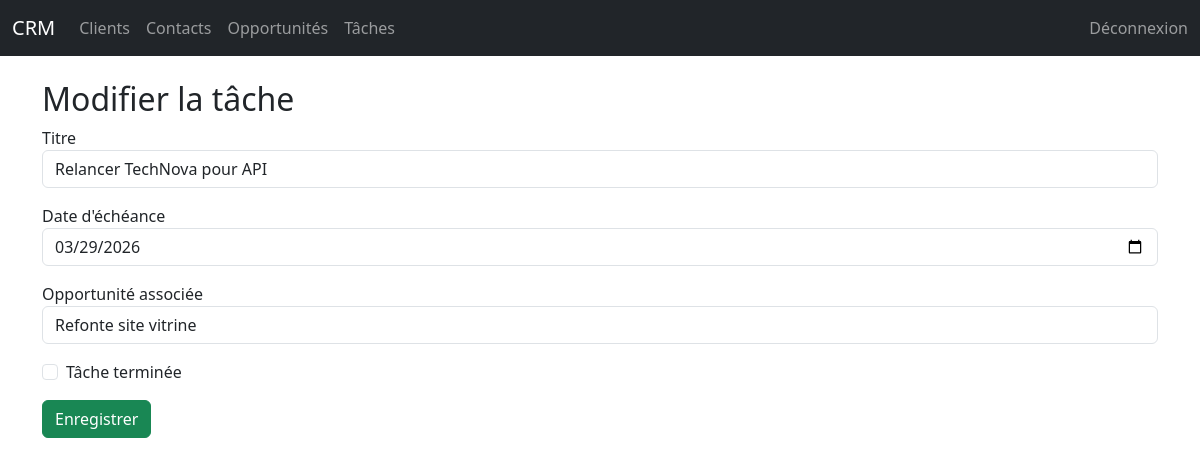
Before: /tasks/4/edit/ (signed in) with the older database file.
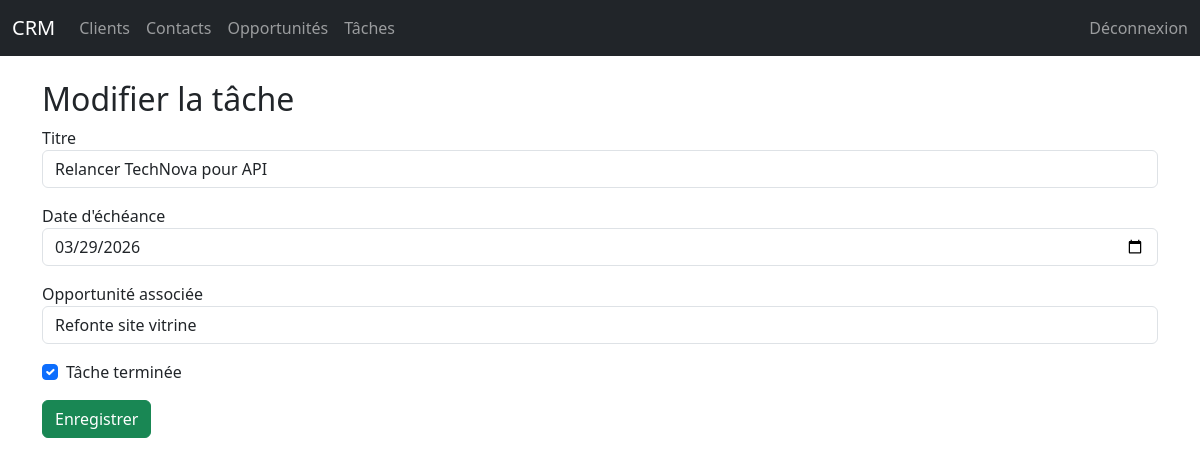
After: the same page with the newer database file.
### crm/models.py (models this page shows, shortened)
class Task(models.Model):
    opportunity = models.ForeignKey(Opportunity, on_delete=models.CASCADE, related_name="tasks")
    title = models.CharField(max_length=200)
    due_date = models.DateField(blank=True, null=True)
    done = models.BooleanField(default=False)

class Opportunity(models.Model):
    client = models.ForeignKey(Client, on_delete=models.CASCADE, related_name="opportunities")
    title = models.CharField(max_length=200)
    amount = models.DecimalField(max_digits=10, decimal_places=2)
    stage = models.CharField(
        max_length=50,
        choices=[
            ("new", "Nouveau"),
            ("contacted", "Contacté"),
            ("proposal", "Proposition"),
            ("won", "Gagné"),
            ("lost", "Perdu"),
        ],
        default="new"
    )
    created_at = models.DateTimeField(auto_now_add=True)
    owner = models.ForeignKey(User, on_delete=models.CASCADE, related_name="opportunities")

### crm/views.py (the view, shortened to what this page needs)
# urls.py: path("tasks/<int:id>/edit/", views.task_edit),
@login_required
def task_edit(request, id):
    task = Task.objects.get(id=id)
    print(f"Date passée à la tâche : {task.due_date}")
    if not request.user.is_staff and task.opportunity.owner != request.user:
        return redirect("/")
    opportunities = Opportunity.objects.filter(owner=request.user)
    return render(request, "crm/task_form.html", {
        "task": task,
        "opportunities": opportunities
    })

### crm/templates/crm/task_form.html (shortened to what this page needs)
{% extends "base.html" %}
{% block content %}
<h2>{% if task %}Modifier la tâche{% else %}Créer une tâche{% endif %}</h2>
<form method="POST">
    <div class="mb-3">
        <label>Titre</label>
        <input name="title" class="form-control" value="{{ task.title }}">
    </div>
    <div class="mb-3">
        <label>Date d'échéance</label>
        <input name="due_date" type="date" class="form-control" value="{{ task.due_date | date:'Y-m-d' }}">
    </div>
    <div class="mb-3">
        <label>Opportunité associée</label>
        <select name="opportunity_id" class="form-control">
            {% for o in opportunities %}
            <option value="{{ o.id }}" {% if task.opportunity.id == o.id %}selected{% endif %}>
                {{ o.title }}
            </option>
            {% endfor %}
        </select>
    </div>
    <div class="form-check mb-3">
        <input name="done" type="checkbox" class="form-check-input" {% if task.done %}checked{% endif %}>
        <label class="form-check-label">Tâche terminée</label>
    </div>
    <button class="btn btn-success">Enregistrer</button>
</form>
{% endblock %}

Changed rows visible on the page:
changed Task "Relancer TechNova pour API": opportunity_id (not shown) → "Refonte site vitrine"; done "☐" → "☑"
Other visible differences:
form field opportunity_id: "Refonte site vitrine" → (not shown)
